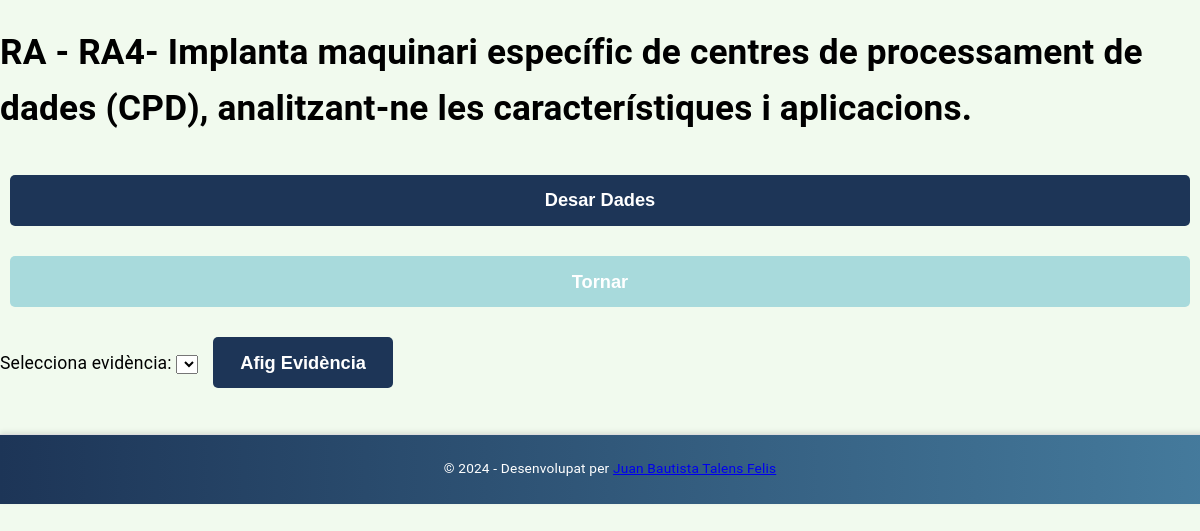
The page /ra/4 on the database as committed earlier.
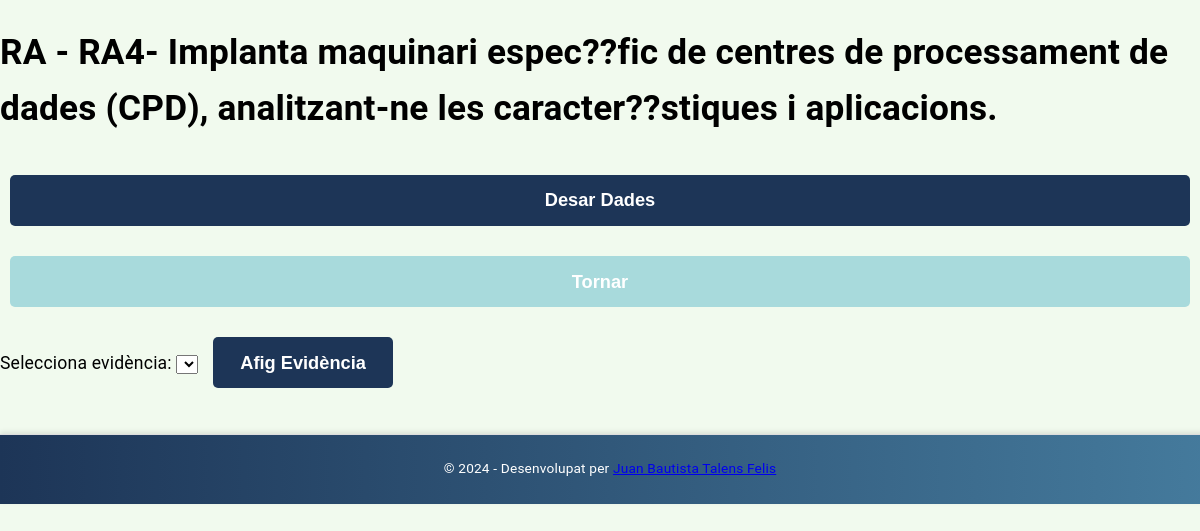
The same page on the database as committed later.
### tables this page shows
CREATE TABLE RA (
    id_ra INTEGER PRIMARY KEY AUTOINCREMENT,
    nom VARCHAR(255) NOT NULL,
    ponderacio REAL NOT NULL,
    id_modul INTEGER,
    FOREIGN KEY (id_modul) REFERENCES Modul(id_modul)
);

### app.py (the view)
@app.route('/ra/<int:id_ra>')
def veure_ra(id_ra):
    try:
        ra = db_query("SELECT * FROM RA WHERE id_ra = ?", (id_ra,), fetchone=True)
        if ra is None:
            abort(404, description=f"RA amb id {id_ra} no trobat.")
        detalls = db_query("""
            SELECT
                Criteri.id_criteri AS id_criteri,
                Evidencia.id AS id_evidencia,
                Alumne.nia AS nia,
                Criteri.descripcio AS criteri_descripcio,
                Evidencia.descripcio AS evidencia_descripcio,
                Alumne.nom AS alumne_nom,
                Alumne.cognoms AS alumne_cognoms,
                Criteri_Alumne_Evidencia.valor AS valor
            FROM
                Criteri_Alumne_Evidencia
            JOIN Criteri ON Criteri_Alumne_Evidencia.id_criteri = Criteri.id_criteri
            JOIN Evidencia ON Criteri_Alumne_Evidencia.id_evidencia = Evidencia.id
            JOIN Alumne ON Criteri_Alumne_Evidencia.nia = Alumne.nia
            WHERE
                Criteri.id_ra = ?
        """, (id_ra,), fetchall=True)
        return render_template('detalls_ra.html', ra=ra, detalls=detalls)
    except sqlite3.Error as e:
        print("Error carregant els detalls:", e)
        abort(500, description=f"Error: {e}")

### app.py (called while the page is built)
def db_query(query, params=(), fetchone=False, fetchall=False, commit=False):
    try:
        with sqlite3.connect(DB_PATH) as conn:
            conn.row_factory = sqlite3.Row
            cursor = conn.cursor()
            cursor.execute(query, params)
            if commit:
                conn.commit()
            if fetchone:
                return cursor.fetchone()
            if fetchall:
                return cursor.fetchall()
    except sqlite3.Error as e:
        print(f"Error amb la base de dades: {e}")
        return None

@app.after_request
def add_header(response):
    response.headers['Cache-Control'] = 'no-store, no-cache, must-revalidate, max-age=0'
    response.headers['Pragma'] = 'no-cache'
    return response

### templates/detalls_ra.html (shortened to what this page needs)
<!DOCTYPE html>
<html lang="ca">
<head>
    <link rel="stylesheet" href="/static/style.css">
</head>
<body>
    <h1>RA - {{ ra[1] }}</h1>
    <button onclick="guardarDetalls()" class="save-button">Desar Dades</button>
    <button class="back-button" onclick="window.history.back()">Tornar</button>
    <div class="evidence-selector">
        <label for="evidence-select">Selecciona evidència:</label>
        <select id="evidence-select">
        </select>
        <button id="add-evidence">Afig Evidència</button>
    </div>
</body>
<footer>
    <p>&copy; 2024 - Desenvolupat per <a href="https://juatafe.github.io" target="_blank">Juan Bautista Talens Felis</a></p>
</footer>
</html>

### static/style.css (style rules this page uses)
:root { --primary-color: #1d3557; --primary-hover-color: #457b9d; --secondary-color: #a8dadc; --secondary-hover-color: #76c7c0; --background-color: #f1faee; --text-color: #1d3557; --table-header-bg: #457b9d; --table-header-text: white; font-size: calc(0.2em + 1vw); }
body { font-size: 1rem; margin: 0; line-height: 1.6; letter-spacing: 0.01em; background-color: var(--background-color); font-family: 'Roboto', sans-serif; display: flex; flex-direction: column; min-height: 100vh; }
button { padding: 0.8em 1.5em; margin: 10px; background-color: var(--primary-color); color: white; border: none; border-radius: 5px; cursor: pointer; font-size: 1.2rem; font-weight: bold; transition: background-color 0.3s ease, transform 0.2s ease-in-out; }
.back-button { background-color: var(--secondary-color); }
footer { background-color: var(--primary-color); padding: 10px; text-align: center; font-size: 0.9rem; color: white; border-top: 1px solid #ddd; width: 100%; }
footer { background: linear-gradient(to right, var(--primary-color), var(--primary-hover-color)); box-shadow: 0 -2px 5px rgba(0, 0, 0, 0.1); }
body { font-size: calc(1rem + 0.2vw); }
button { margin: 15px 10px; }

Rows that differ between the two databases and show on the page:
changed RA: nom "RA4- Implanta maquinari específic de centres de processament de dades (CPD), analitzant-ne les característiques i aplicacions." → "RA4- Implanta maquinari espec??fic de centres de processament de dades (CPD), analitzant-ne les caracter??stiques i aplicacions."
